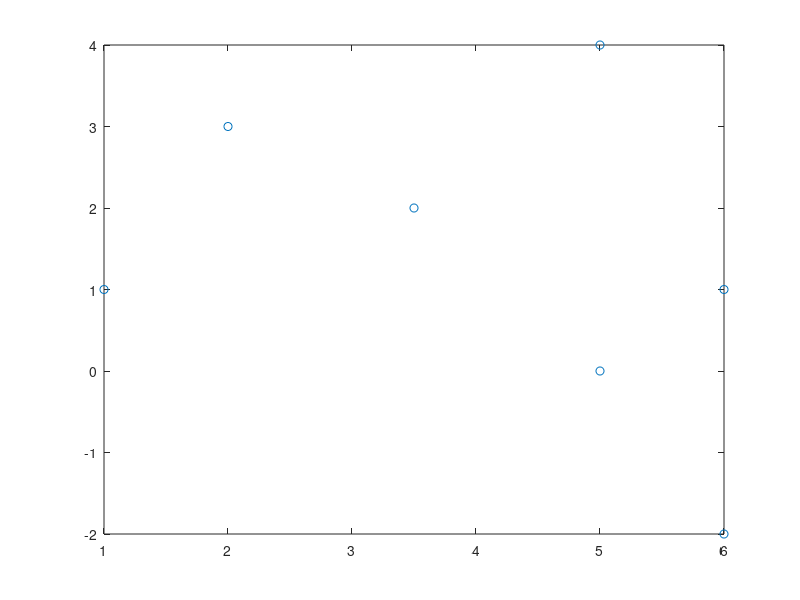

Source code (MATLAB): (Note: this script raises an error after producing the figure.)
% This function implements the distributed voronoi tesselletion
clearvars
close all
clc

colors_vect = [[0 0.4470 0.7410]; [0.8500 0.3250 0.0980]; ...
               [0.9290 0.6940 0.1250]; [0.4940 0.1840 0.5560]; ...
               [0.4660 0.6740 0.1880]; [0.3010 0.7450 0.9330]; ...
               [0.6350 0.0780 0.1840]];

Rs = 1; % sensing range
Rc = 2.1; % communication range

p_x = [1, 2, 3.5, 5, 5, 6, 6];       % x coordinates of the agents
p_y = [1.0, 3, 2, 4, 0, -2, 1];      % y coordinates of the agents
figure();
plot(p_x, p_y, 'o');
n_agents = length(p_x); % number of agents
fake_zero = 1e-6;       % fake 0        
fake_inf = 2e3;         % fake inf

%% Cetroid of the total population 
% This quantity is here supposed to be known in a centralized way
x_centroid = mean(p_x);
y_centroid = mean(p_y);
r_formation = 5;            % radius in which all the agents have to be around the centroid

%% Build the neighbours set
% The i-th neighbours set is made by all the agents inside the 
% communication range of the i-th agent
N = cell(n_agents, 1);  % neighbours set
for i = 1:n_agents % loop over agents
  k = 0;  % counter for the position
  for j = 1:n_agents 
    if sqrt((p_x(i) - p_x(j))^2 + (p_y(i) - p_y(j))^2) - Rc <= fake_zero
      k = k + 1;
      N{i}(k) = j; % store the id of the agent inside the comm. range
    end
  end
end
% N{i} contains the id of the agents inside the communication range of the
% agent i

%% Distribute the voronoi cell
v = cell(n_agents, 1);
c = cell(n_agents, 1);
v_voronoi = cell(n_agents, 1);
for i=1:n_agents
  switch length(N{i})
    case 1  % don't set the voronoi limits and go with the sensing range
      v_voronoi{i} = [p_x(i) p_y(i)];
    case 2  % set the voronoi limit on the middle point
      v_voronoi{i}(1, :) = inf;
      v_voronoi{i}(2, 1) = 0.5*(p_x(N{i}(1)) + p_x(N{i}(2)));
      v_voronoi{i}(2, 2) = 0.5*(p_y(N{i}(1)) + p_y(N{i}(2)));
    otherwise % set the proper middle points
    [v{i}, c{i}] = voronoin([p_x(N{i})', p_y(N{i})']);
    % each agent performs the tessellation for all the agents inside its own
    % communication range. The parameters of the tessellation are stored in
    % the cells v and c. To do so the i_th agent needs to know the position
    % of the adjecent agents.
    % v{i} is a vector of vertices of the cells of the tesellation of agent i
    % c{i} is the number of edges correspoing to the tassellation of the
    % agent i
  
    % Store in each agent its own edges
    [~, pos] = min(abs(N{i}(:) - i));
    v_voronoi{i} = v{i}(c{i}{pos}, :);
  end
  
end

%% Limit the voronoi cell by the sensing range and the external range
lim_area = cell(1, n_agents);       % voronoi cell with all the boundaries
p_agent_sr = cell(1, n_agents);     % sensing range area of the agent
cell_area = zeros(n_agents, 1);  % area of the pure tessellation
p_formation = circle(x_centroid, y_centroid, r_formation);        % boundary of the formation
lim_formation = polyshape(p_formation(:, 1), p_formation(:, 2));  % formation limit
for i=1:n_agents
  p_agent_sr{i} = circle(p_x(i), p_y(i), Rs);                       % sensing range of the agent 
  lim_agent_sr = polyshape(p_agent_sr{i});
  lim_voronoi = voronoi_area([p_x(i) p_y(i)], v_voronoi{i}, Rs, fake_inf);  % pure voronoi limit
  lim_area{i} = intersect(lim_formation, lim_voronoi);              % intersect the area
  lim_area{i} = intersect(lim_area{i}, lim_agent_sr);
cell_area(i) = area(lim_area{i});                                   % area of the cell considering all the boundaries
end

%% Plots
figure()
for i=1:n_agents
  plot(p_x(i), p_y(i), 'x', 'DisplayName', num2str(i), ...
    'MarkerSize',7.5,'LineWidth',2, 'Color', colors_vect(i, :));
  % Each agent extracts from its own tessellation only the information
  % corresponding to itself
  hold on
  [~, pos] = min(abs(N{i}(:) - i));
  if length(N{i}) > 2
    plot(v{i}(c{i}{pos}, 1), v{i}(c{i}{pos},2 ), 'o', 'Color', ...
    colors_vect(i, :), 'MarkerSize', 10*(1+i/2), 'HandleVisibility','off');
  end
end
legend('location', 'northwest')
grid on

figure()
rows = ceil(n_agents/2);
for i=1:n_agents
  subplot(rows, 2, i)
  plot(p_x(i), p_y(i), 'x', 'DisplayName', num2str(i), ...
    'MarkerSize',7.5,'LineWidth',2, 'Color', colors_vect(i, :));
  % Each agent extracts from its own tessellation only the information
  % corresponding to itself
  hold on
  plot(v_voronoi{i}(:, 1), v_voronoi{i}(:, 2), 'o', 'Color', ...
    colors_vect(i, :), 'MarkerSize', 10);
  grid on
end
legend('location', 'northwest')
grid on

figure()
hold all
for i=1:n_agents
  plot(lim_area{i}, 'FaceColor', colors_vect(i, :), 'FaceAlpha',0.1);
  plot(p_x(i), p_y(i), 'x', 'Color', colors_vect(i, :), 'LineWidth', 2.5, 'MarkerSize',10);
  plot(p_agent_sr{i}(:,1), p_agent_sr{i}(:,2), '--' , 'Color', colors_vect(i, :));
end
plot(p_formation(:,1), p_formation(:,2), '--' , 'Color', 'k');
axis equal

figure()
voronoi(p_x, p_y)
axis([-2 8 -4 6])